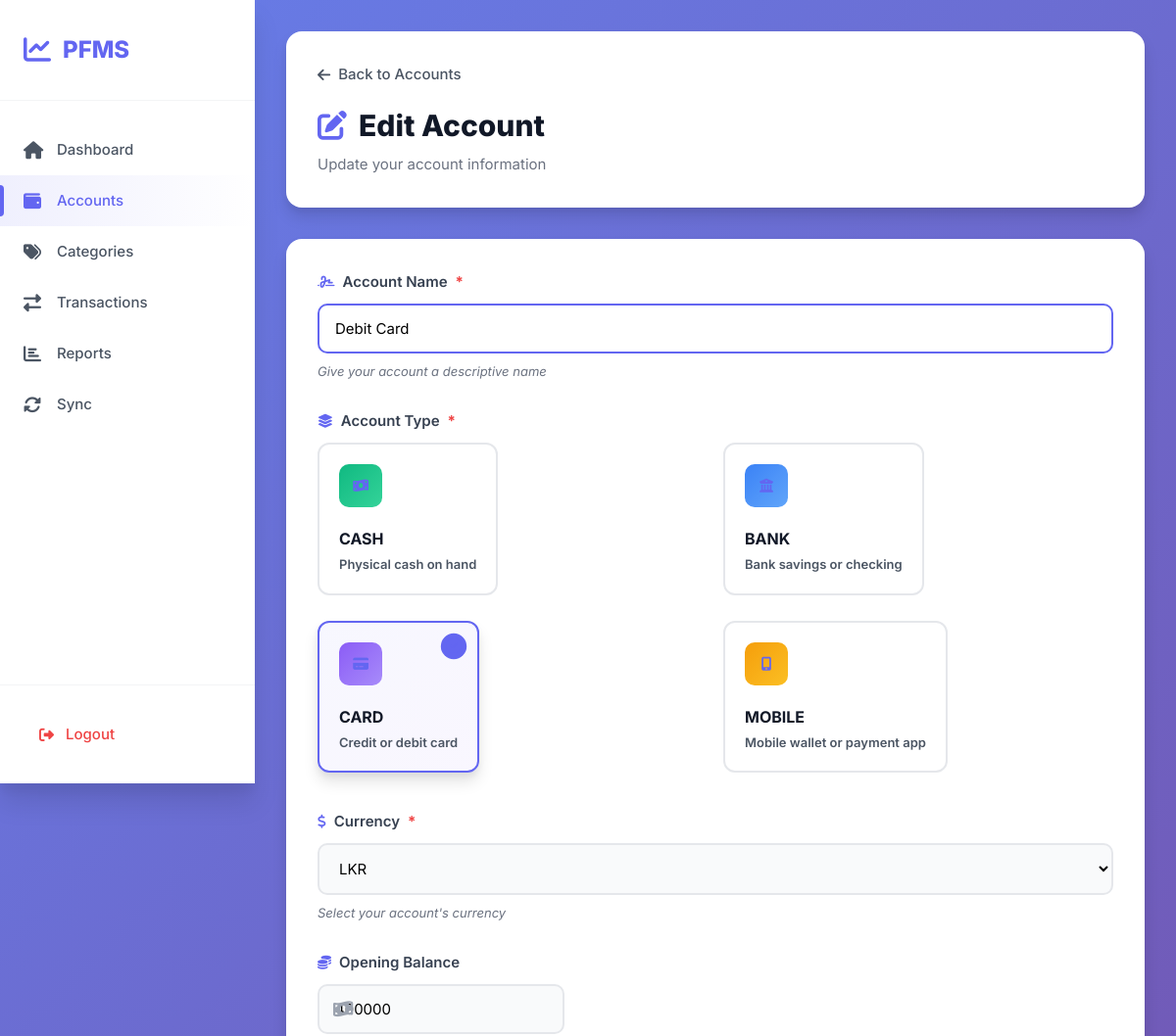
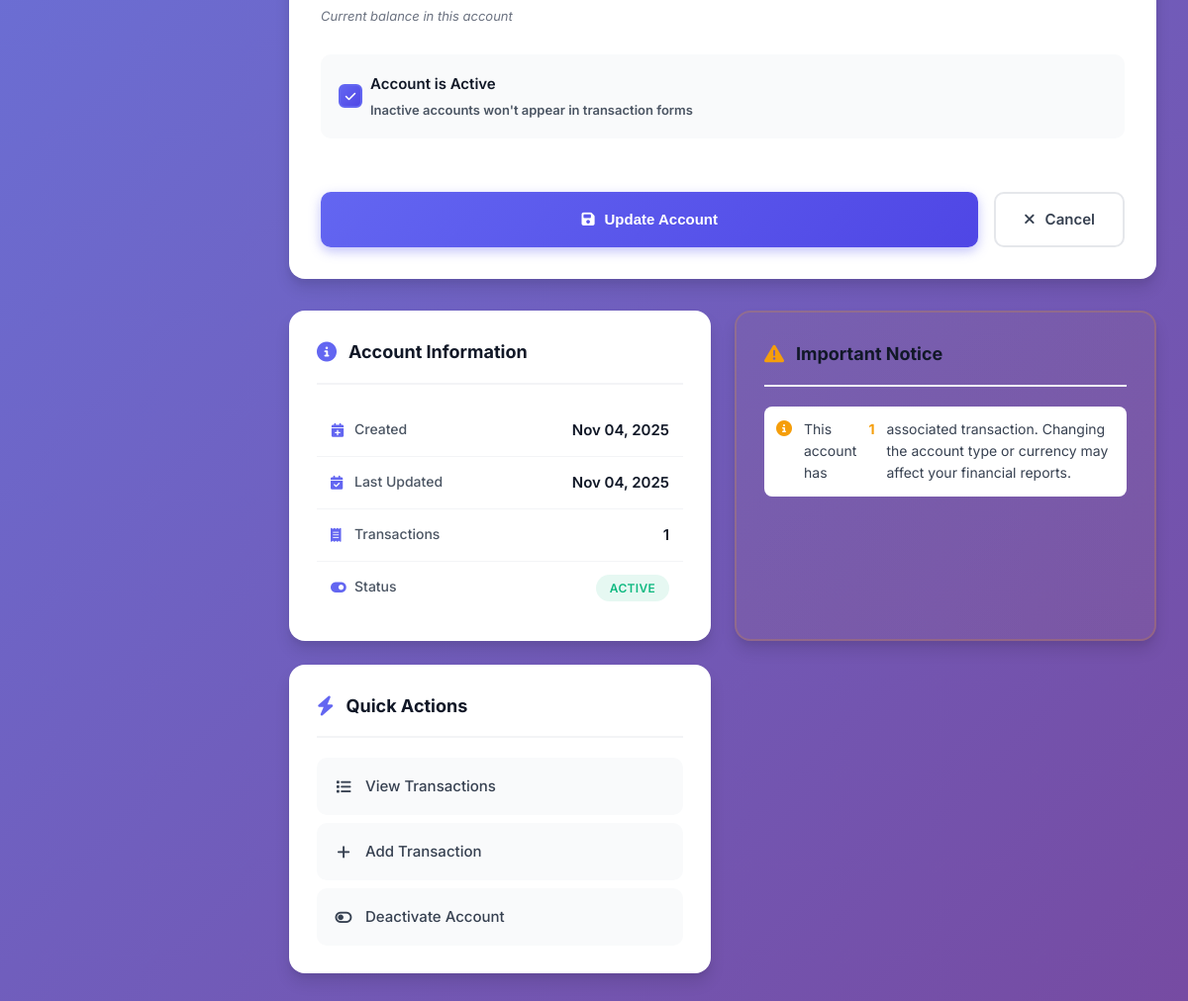
/app/auth/accounts/edit.php?id=8 (signed in), run on an earlier commit of the app's database (2 pictures, top to bottom).
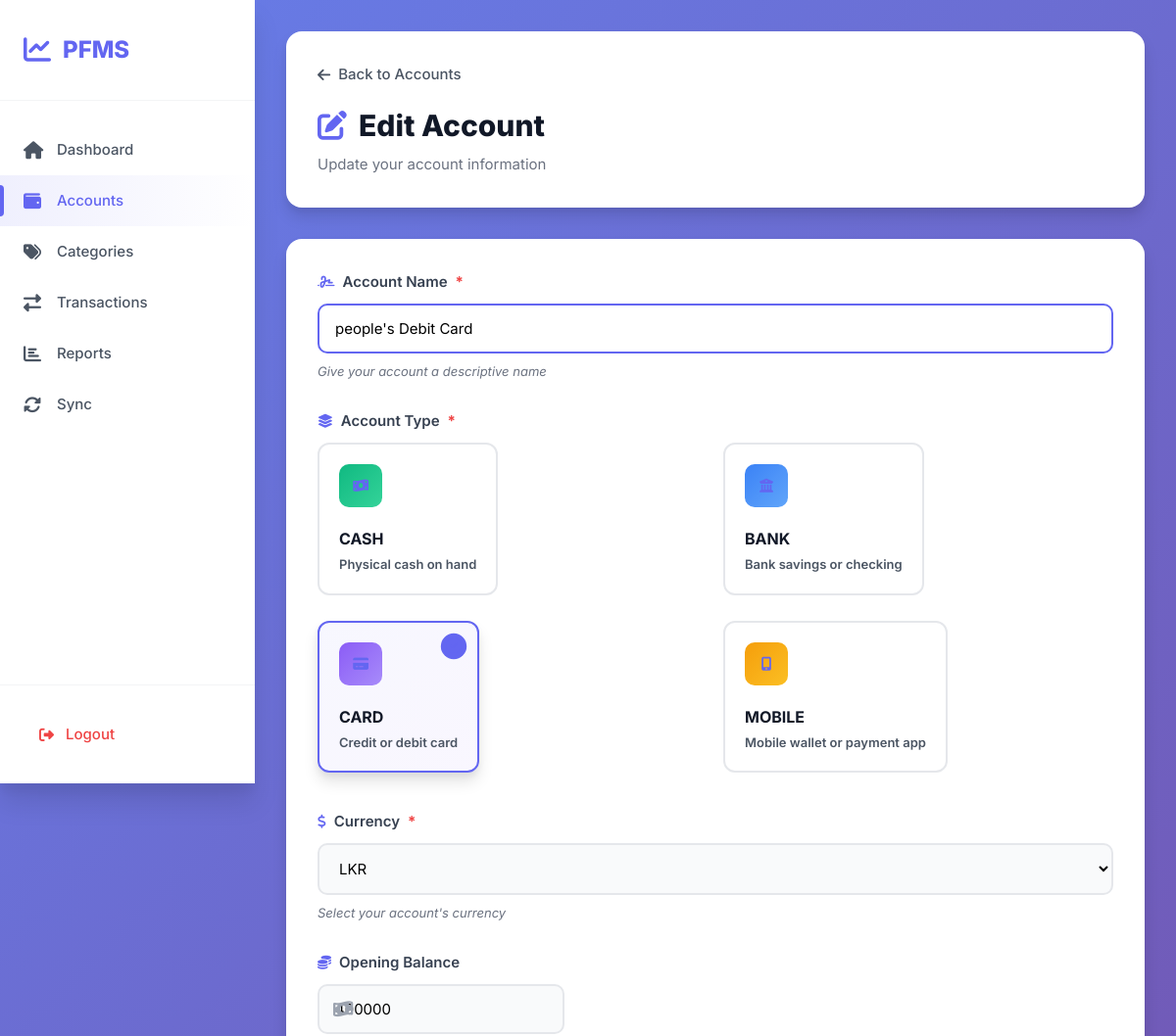
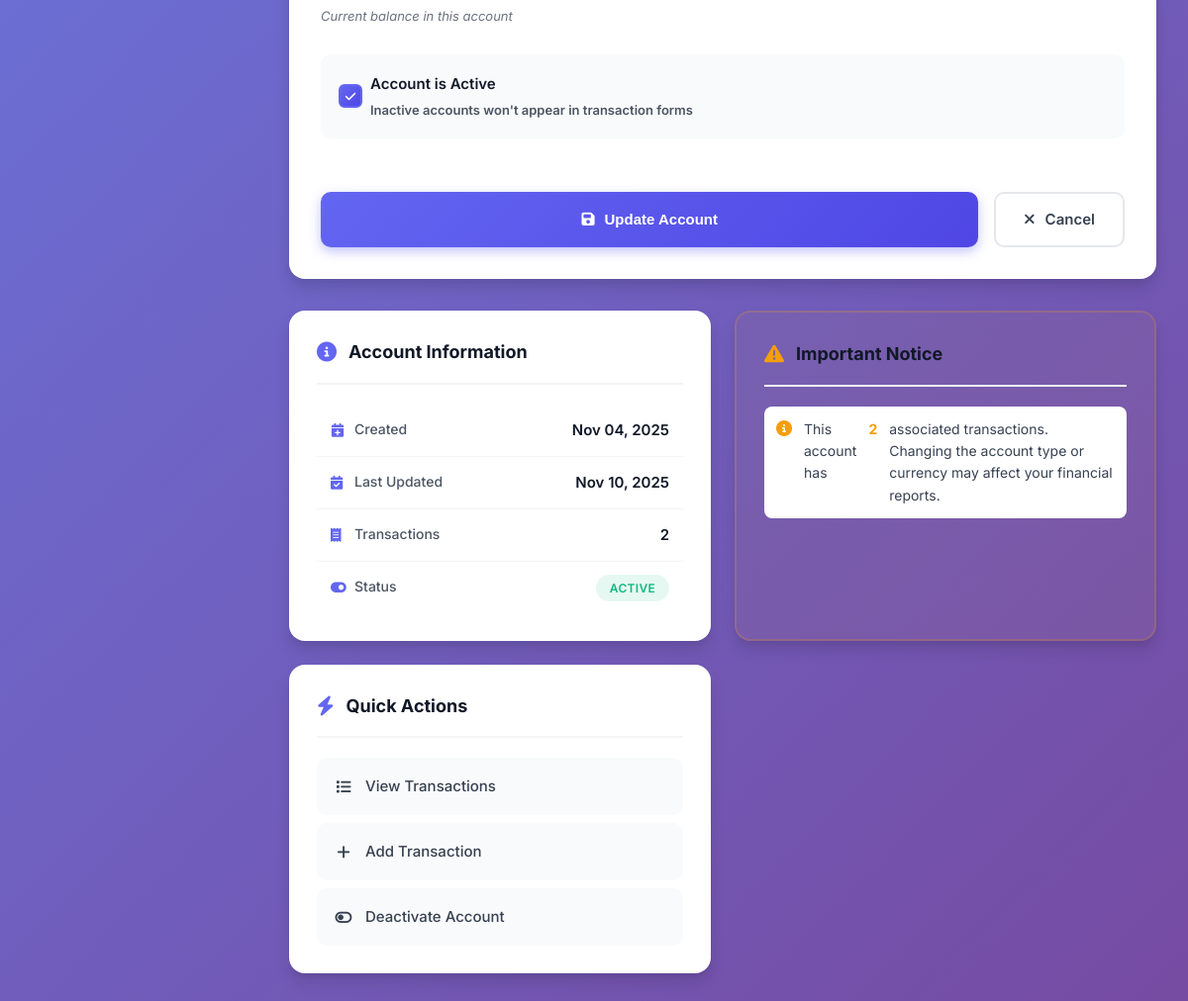
And on a later commit of the database (2 pictures, top to bottom).
### tables this page shows
CREATE TABLE ACCOUNTS_LOCAL (
  local_account_id  INTEGER PRIMARY KEY AUTOINCREMENT,
  user_local_id     INTEGER NOT NULL,
  server_account_id INTEGER,
  account_name      TEXT NOT NULL,
  account_type      TEXT NOT NULL CHECK(account_type IN ('CASH','BANK','CARD','MOBILE')),
  currency_code     TEXT NOT NULL DEFAULT 'LKR',
  opening_balance   REAL NOT NULL DEFAULT 0,
  is_active         INTEGER NOT NULL DEFAULT 1, -- 1/0
  created_at        TEXT NOT NULL,
  updated_at        TEXT NOT NULL,
  FOREIGN KEY(user_local_id) REFERENCES USERS_LOCAL(local_user_id)
);

### app/auth/accounts/edit.php (the view, shortened to what the changed rows need)
<?php
if (!function_exists('h')) {
    function h($v) { return htmlspecialchars((string)$v, ENT_QUOTES, 'UTF-8'); }
}
$pdo = sqlite();
$pdo->setAttribute(PDO::ATTR_ERRMODE, PDO::ERRMODE_EXCEPTION);
$uid = (int)($_SESSION['uid'] ?? 0);
$idParam  = (int)($_GET['id']  ?? 0);
$acc = null;
if ($idParam > 0) {
    $stmt = $pdo->prepare("
        SELECT local_account_id, user_local_id, account_name, account_type, currency_code,
               opening_balance, IFNULL(is_active,1) AS is_active, created_at, updated_at,
               server_account_id
        FROM ACCOUNTS_LOCAL
        WHERE local_account_id = ? AND user_local_id = ?
    ");
    $stmt->execute([$idParam, $uid]);
    $acc = $stmt->fetch(PDO::FETCH_ASSOC);
}
$id = (int)$acc['local_account_id'];
$txn_count_stmt = $pdo->prepare("
    SELECT COUNT(*)
    FROM TRANSACTIONS_LOCAL
    WHERE account_local_id = ? AND user_local_id = ?
");
$txn_count_stmt->execute([$id, $uid]);
$transaction_count = (int)$txn_count_stmt->fetchColumn();
$currencies = ['LKR', 'USD', 'EUR', 'GBP', 'INR', 'AUD', 'CAD', 'JPY', 'CNY'];
$selected_currency = $_POST['currency_code']  ?? $acc['currency_code'];
$posted_opening    = $_POST['opening_balance'] ?? $acc['opening_balance'];
$posted_name       = $_POST['account_name']    ?? $acc['account_name'];
?>
<!doctype html>
<html lang="en">
<head>
  <link rel="stylesheet" href="https://cdnjs.cloudflare.com/ajax/libs/font-awesome/6.4.0/css/all.min.css">
  <link rel="stylesheet" href="edit.css">
</head>
<body>
<div class="app-container">
  <main class="main-content">
    <div class="page-header">
      <div class="header-left">
        <div class="header-title">
          <h1><i class="fas fa-edit"></i> Edit Account</h1>
        </div>
      </div>
    </div>
    <div class="content-grid">
      <div class="form-section">
        <form method="post" class="account-form" id="accountForm">
          <div class="form-group">
            <label for="account_name">
              <i class="fas fa-signature"></i>
              <span>Account Name</span>
              <span class="required">*</span>
            </label>
            <input
              type="text"
              id="account_name"
              name="account_name"
              placeholder="e.g., My Savings Account, Cash Wallet"
              value="<?= h($posted_name) ?>"
              required
              maxlength="100">
            <small class="field-hint">Give your account a descriptive name</small>
          </div>
          <div class="form-group">
            <label for="currency_code">
              <i class="fas fa-dollar-sign"></i>
              <span>Currency</span>
              <span class="required">*</span>
            </label>
            <select id="currency_code" name="currency_code" required>
              <?php foreach ($currencies as $curr): ?>
                <option value="<?= $curr ?>" <?= ($selected_currency === $curr ? 'selected' : '') ?>>
                  <?= $curr ?>
                </option>
              <?php endforeach; ?>
            </select>
            <small class="field-hint">Select your account's currency</small>
          </div>
          <div class="form-group">
            <div class="input-with-icon">
              <input
                type="number"
                id="opening_balance"
                name="opening_balance"
                step="0.01"
                min="0"
                placeholder="0.00"
                value="<?= h((string)$posted_opening) ?>">
              <span class="input-icon"><i class="fas fa-money-bill-wave"></i></span>
            </div>
          </div>
        </form>
      </div>
      <div class="info-section">
        <div class="info-card account-info-card">
          <div class="info-content">
            <div class="info-row">
              <span class="info-label"><i class="fas fa-calendar-plus"></i>Created</span>
              <span class="info-value"><?= h(date('M d, Y', strtotime((string)$acc['created_at']))) ?></span>
            </div>
            <div class="info-row">
              <span class="info-label"><i class="fas fa-calendar-check"></i>Last Updated</span>
              <span class="info-value"><?= h(date('M d, Y', strtotime((string)$acc['updated_at']))) ?></span>
            </div>
            <div class="info-row">
              <span class="info-label"><i class="fas fa-receipt"></i>Transactions</span>
              <span class="info-value"><?= $transaction_count ?></span>
            </div>
          </div>
        </div>
        <?php if ($transaction_count > 0): ?>
          <div class="info-card warning-card">
            <div class="info-header">
              <i class="fas fa-exclamation-triangle"></i>
              <h3>Important Notice</h3>
            </div>
            <div class="info-content">
              <p class="warning-text">
                <i class="fas fa-info-circle"></i>
                This account has <strong><?= $transaction_count ?></strong> associated transaction<?= $transaction_count !== 1 ? 's' : '' ?>.
                Changing the account type or currency may affect your financial reports.
              </p>
            </div>
          </div>
        <?php endif; ?>
      </div>
    </div>
  </main>
</div>
</body>
</html>

What changed in the data, as far as the page shows it:
changed accounts_local "LKR": account_name "Debit Card" → "people's Debit Card"; updated_at "Nov 04, 2025" → "Nov 10, 2025"
Also different on the page:
$transaction_count: "1" → "2"
text now shown: "s"
